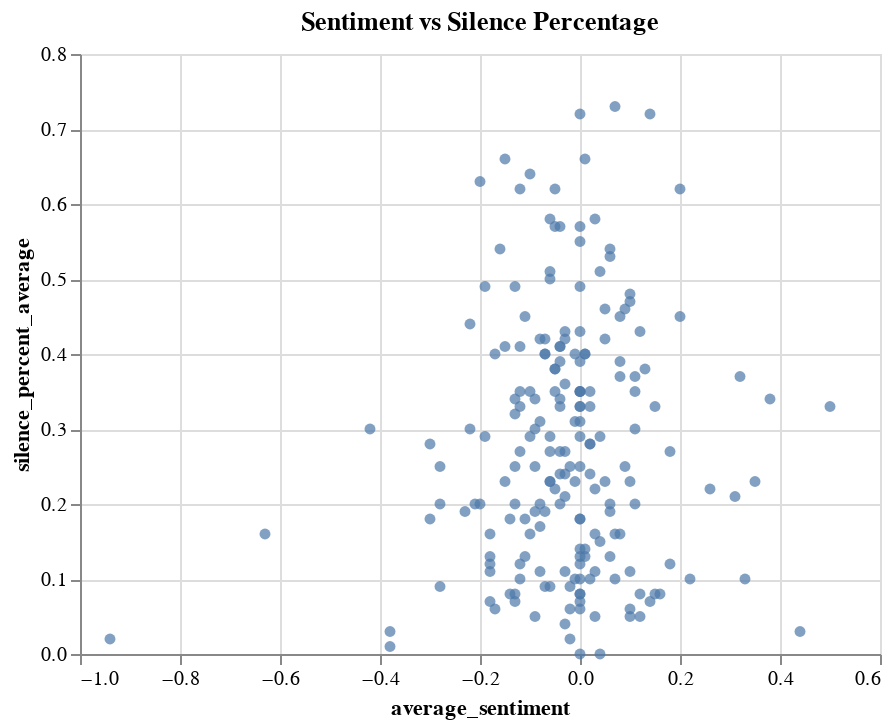

Notebook source saved alongside this figure:
### Code cell
# prompt: Using dataframe sentiment_df: can you visualize the sentiments with plots?

import altair as alt

# Histogram of average sentiment
alt.Chart(sentiment_df.head(200)).mark_bar().encode(
    alt.X("average_sentiment", bin=True),
    y='count()'
).properties(
    title="Distribution of Average Sentiment"
)
# Boxplot of sentiment by agent tone
alt.Chart(sentiment_df.head(200)).mark_boxplot().encode(
    x='agent_tone',
    y='average_sentiment'
).properties(
    title="Sentiment by Agent Tone"
)

# Scatter plot of sentiment vs silence percentage
alt.Chart(sentiment_df.head(200)).mark_circle().encode(
    x='average_sentiment',
    y='silence_percent_average'
).properties(
    title="Sentiment vs Silence Percentage"
)

### Figure 1 — Vega-Lite specification as saved in the notebook (floating-point values rounded to 4 significant figures; data arrays with more than 128 entries replaced by an {"elided": "..."} marker saying what was removed)
{"config": {"view": {"continuousWidth": 400, "continuousHeight": 300}}, "data": {"name": "data-51d1f2f095e4a55caa0d32513aabd7fe"}, "mark": "circle", "encoding": {"x": {"field": "average_sentiment", "type": "quantitative"}, "y": {"field": "silence_percent_average", "type": "quantitative"}}, "title": "Sentiment vs Silence Percentage", "$schema": "https://vega.github.io/schema/vega-lite/v4.17.0.json", "datasets": {"data-51d1f2f095e4a55caa0d32513aabd7fe": {"elided": "200 records"}}}
